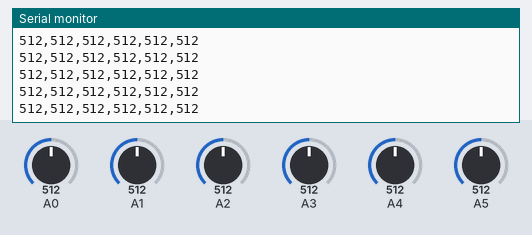
Recording of a sketch running on a simulated Arduino Uno, built with avr-gcc and run on an emulated ATmega328P. On the bench: the last lines printed to the serial monitor. The test bench sets the inputs (shaded band); at power-on: A0 = 512, A2 = 512, A1 = 512, A3 = 512, A4 = 512, A5 = 512.

Above: at 1.2 s.
1.3 s: A0 set to 105
At 2.1 s:
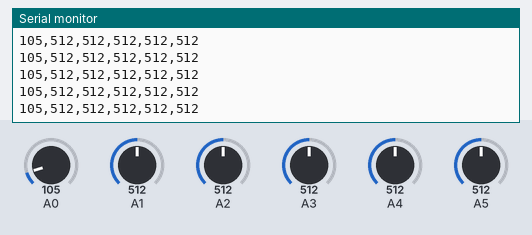
4.3 s: A0 set to 92
At 5.4 s:
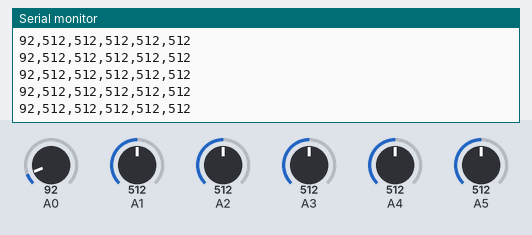
13.3 s: A2 set to 109
At 14.4 s:
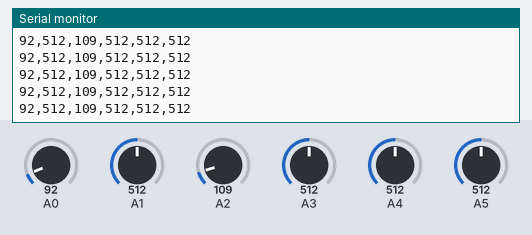
14.8 s: A2 set to 94
At 15.4 s:
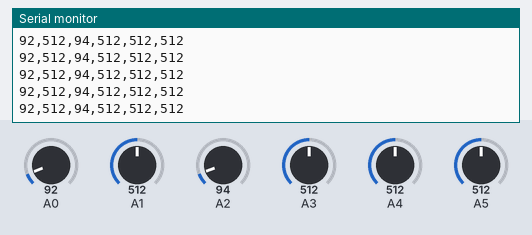
Timing chart, 0 to 17.3 s (numbered marks = the images above; inputs shaded):
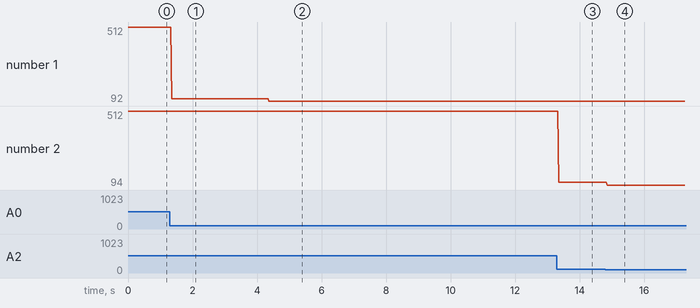

The sketch:

Lumen_UNO_R3.ino
```cpp
void setup() {
  Serial.begin(9600);
}

void loop() {
  int readings[6];

  for (int i = 0; i < 6; i++) {
    readings[i] = analogRead(A0 + i);
  }

  for (int i = 0; i < 6; i++) {
    Serial.print(readings[i]);

    if (i < 5) {
      Serial.print(",");
    }
  }

  Serial.println();
  delay(20);
}
```

Measured:
- after the input at 1.3 s, the serial monitor: prints a new line after 0.05 s (image 1)
- after the input at 4.3 s, the serial monitor: prints a new line after 0.07 s (image 2)
- after the input at 13.3 s, the serial monitor: prints a new line after 0.05 s (image 3)
- after the input at 14.8 s, the serial monitor: prints a new line after 0.05 s (image 4)
- plotted number 1: 512 → 105 after the input at 1.3 s, 105 → 92 after the input at 4.3 s
- plotted number 2: 512 → 109 after the input at 13.3 s, 109 → 94 after the input at 14.8 s
